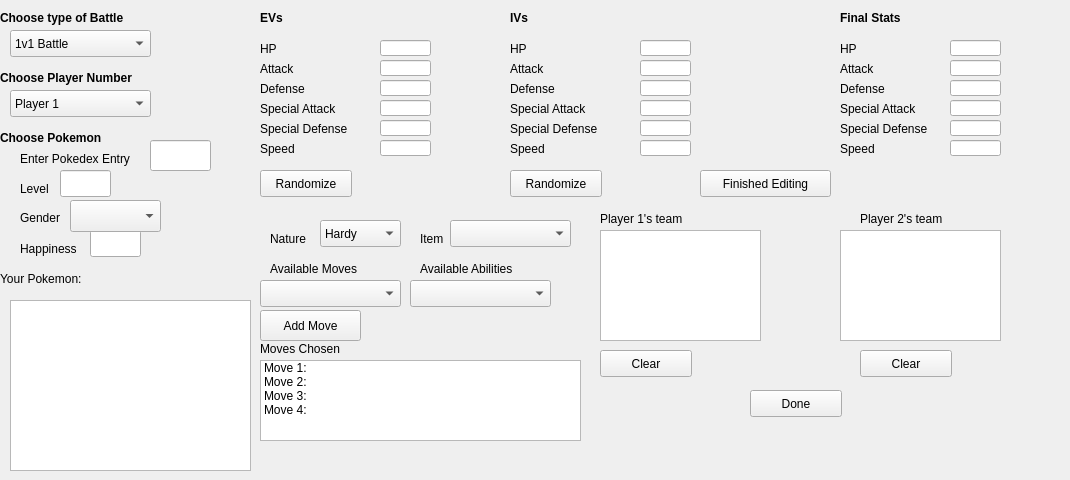
    <widget class="QWidget" name="tab_2">
     <attribute name="title">
      <string>Tab 2</string>
     </attribute>
     <widget class="QLabel" name="label_4">
      <property name="geometry">
       <rect>
        <x>0</x>
        <y>10</y>
        <width>201</width>
        <height>17</height>
       </rect>
      </property>
      <property name="text">
       <string>&lt;html&gt;&lt;head/&gt;&lt;body&gt;&lt;p&gt;&lt;span style=&quot; font-weight:600;&quot;&gt;Choose type of Battle&lt;/span&gt;&lt;/p&gt;&lt;/body&gt;&lt;/html&gt;</string>
      </property>
     </widget>
     <widget class="QComboBox" name="comboBattleType">
      <property name="geometry">
       <rect>
        <x>10</x>
        <y>30</y>
        <width>141</width>
        <height>27</height>
       </rect>
      </property>
      <item>
       <property name="text">
        <string>1v1 Battle</string>
       </property>
      </item>
      <item>
       <property name="text">
        <string>3v3 Battle</string>
       </property>
      </item>
      <item>
       <property name="text">
        <string>6v6 Battle</string>
       </property>
      </item>
     </widget>
     <widget class="QLabel" name="label_5">
      <property name="geometry">
       <rect>
        <x>0</x>
        <y>130</y>
        <width>201</width>
        <height>17</height>
       </rect>
      </property>
      <property name="text">
       <string>&lt;html&gt;&lt;head/&gt;&lt;body&gt;&lt;p&gt;&lt;span style=&quot; font-weight:600;&quot;&gt;Choose Pokemon&lt;/span&gt;&lt;/p&gt;&lt;/body&gt;&lt;/html&gt;</string>
      </property>
     </widget>
     <widget class="QLabel" name="label_6">
      <property name="geometry">
       <rect>
        <x>260</x>
        <y>10</y>
        <width>31</width>
        <height>17</height>
       </rect>
      </property>
      <property name="text">
       <string>&lt;html&gt;&lt;head/&gt;&lt;body&gt;&lt;p&gt;&lt;span style=&quot; font-weight:600;&quot;&gt;EVs&lt;/span&gt;&lt;/p&gt;&lt;/body&gt;&lt;/html&gt;</string>
      </property>
     </widget>
     <widget class="QLineEdit" name="txtPokedexEntry">
      <property name="geometry">
       <rect>
        <x>150</x>
        <y>140</y>
        <width>61</width>
        <height>31</height>
       </rect>
      </property>
     </widget>
     <widget class="QLabel" name="label_7">
      <property name="geometry">
       <rect>
        <x>0</x>
        <y>270</y>
        <width>201</width>
        <height>17</height>
       </rect>
      </property>
      <property name="text">
       <string>Your Pokemon:</string>
      </property>
     </widget>
     <widget class="QGraphicsView" name="viewCurrentPokemon">
      <property name="geometry">
       <rect>
        <x>10</x>
        <y>300</y>
        <width>241</width>
        <height>171</height>
       </rect>
      </property>
     </widget>
     <widget class="QComboBox" name="comboAvailableMoves">
      <property name="geometry">
       <rect>
        <x>260</x>
        <y>280</y>
        <width>141</width>
        <height>27</height>
       </rect>
      </property>
     </widget>
     <widget class="QLabel" name="label_8">
      <property name="geometry">
       <rect>
        <x>270</x>
        <y>260</y>
        <width>101</width>
        <height>17</height>
       </rect>
      </property>
      <property name="text">
       <string>Available Moves</string>
      </property>
     </widget>
     <widget class="QListWidget" name="listChosenMoves">
      <property name="geometry">
       <rect>
        <x>260</x>
        <y>360</y>
        <width>321</width>
        <height>81</height>
       </rect>
      </property>
      <item>
       <property name="text">
        <string>Move 1:</string>
       </property>
      </item>
      <item>
       <property name="text">
        <string>Move 2:</string>
       </property>
      </item>
      <item>
       <property name="text">
        <string>Move 3:</string>
       </property>
      </item>
      <item>
       <property name="text">
        <string>Move 4:</string>
       </property>
      </item>
     </widget>
     <widget class="QLabel" name="label_9">
      <property name="geometry">
       <rect>
        <x>260</x>
        <y>340</y>
        <width>201</width>
        <height>17</height>
       </rect>
      </property>
      <property name="text">
       <string>Moves Chosen</string>
      </property>
     </widget>
     <widget class="QLineEdit" name="txtChosenLevel">
      <property name="geometry">
       <rect>
        <x>60</x>
        <y>170</y>
        <width>51</width>
        <height>27</height>
       </rect>
      </property>
     </widget>
     <widget class="QLabel" name="label_11">
      <property name="geometry">
       <rect>
        <x>20</x>
        <y>180</y>
        <width>41</width>
        <height>17</height>
       </rect>
      </property>
      <property name="text">
       <string>Level</string>
      </property>
     </widget>
     <widget class="QLabel" name="label_10">
      <property name="geometry">
       <rect>
        <x>260</x>
        <y>40</y>
        <width>31</width>
        <height>17</height>
       </rect>
      </property>
      <property name="text">
       <string>HP</string>
      </property>
     </widget>
     <widget class="QLabel" name="label_12">
      <property name="geometry">
       <rect>
        <x>260</x>
        <y>60</y>
        <width>41</width>
        <height>17</height>
       </rect>
      </property>
      <property name="text">
       <string>Attack</string>
      </property>
     </widget>
     <widget class="QLabel" name="label_13">
      <property name="geometry">
       <rect>
        <x>260</x>
        <y>80</y>
        <width>61</width>
        <height>17</height>
       </rect>
      </property>
      <property name="text">
       <string>Defense</string>
      </property>
     </widget>
     <widget class="QLabel" name="label_14">
      <property name="geometry">
       <rect>
        <x>260</x>
        <y>100</y>
        <width>101</width>
        <height>17</height>
       </rect>
      </property>
      <property name="text">
       <string>Special Attack</string>
      </property>
     </widget>
     <widget class="QLabel" name="label_15">
      <property name="geometry">
       <rect>
        <x>260</x>
        <y>120</y>
        <width>111</width>
        <height>17</height>
       </rect>
      </property>
      <property name="text">
       <string>Special Defense</string>
      </property>
     </widget>
     <widget class="QLabel" name="label_16">
      <property name="geometry">
       <rect>
        <x>260</x>
        <y>140</y>
        <width>41</width>
        <height>17</height>
       </rect>
      </property>
      <property name="text">
       <string>Speed</string>
      </property>
     </widget>
     <widget class="QLineEdit" name="txtEV_HP">
      <property name="geometry">
       <rect>
        <x>380</x>
        <y>40</y>
        <width>51</width>
        <height>16</height>
       </rect>
      </property>
     </widget>
     <widget class="QLineEdit" name="txtEV_Attack">
      <property name="geometry">
       <rect>
        <x>380</x>
        <y>60</y>
        <width>51</width>
        <height>16</height>
       </rect>
      </property>
     </widget>
     <widget class="QLineEdit" name="txtEV_Defense">
      <property name="geometry">
       <rect>
        <x>380</x>
        <y>80</y>
        <width>51</width>
        <height>16</height>
       </rect>
      </property>
     </widget>
     <widget class="QLineEdit" name="txtEV_SpAttack">
      <property name="geometry">
       <rect>
        <x>380</x>
        <y>100</y>
        <width>51</width>
        <height>16</height>
       </rect>
      </property>
     </widget>
     <widget class="QLineEdit" name="txtEV_SpDefense">
      <property name="geometry">
       <rect>
        <x>380</x>
        <y>120</y>
        <width>51</width>
        <height>16</height>
       </rect>
      </property>
     </widget>
     <widget class="QLineEdit" name="txtEV_Speed">
      <property name="geometry">
       <rect>
        <x>380</x>
        <y>140</y>
        <width>51</width>
        <height>16</height>
       </rect>
      </property>
     </widget>
     <widget class="QLabel" name="label_65">
      <property name="geometry">
       <rect>
        <x>510</x>
        <y>10</y>
        <width>31</width>
        <height>17</height>
       </rect>
      </property>
      <property name="text">
       <string>&lt;html&gt;&lt;head/&gt;&lt;body&gt;&lt;p&gt;&lt;span style=&quot; font-weight:600;&quot;&gt;IVs&lt;/span&gt;&lt;/p&gt;&lt;/body&gt;&lt;/html&gt;</string>
      </property>
     </widget>
     <widget class="QLabel" name="label_100">
      <property name="geometry">
       <rect>
        <x>510</x>
        <y>40</y>
        <width>31</width>
        <height>17</height>
       </rect>
      </property>
      <property name="text">
       <string>HP</string>
      </property>
     </widget>
     <widget class="QLineEdit" name="txtIV_HP">
      <property name="geometry">
       <rect>
        <x>640</x>
        <y>40</y>
        <width>51</width>
        <height>16</height>
       </rect>
      </property>
     </widget>
     <widget class="QLabel" name="label_101">
      <property name="geometry">
       <rect>
        <x>510</x>
        <y>60</y>
        <width>41</width>
        <height>17</height>
       </rect>
      </property>
      <property name="text">
       <string>Attack</string>
      </property>
     </widget>
     <widget class="QLineEdit" name="txtIV_Attack">
      <property name="geometry">
       <rect>
        <x>640</x>
        <y>60</y>
        <width>51</width>
        <height>16</height>
       </rect>
      </property>
     </widget>
     <widget class="QLabel" name="label_102">
      <property name="geometry">
       <rect>
        <x>510</x>
        <y>80</y>
        <width>61</width>
        <height>17</height>
       </rect>
      </property>
      <property name="text">
       <string>Defense</string>
      </property>
     </widget>
     <widget class="QLineEdit" name="txtIV_Defense">
      <property name="geometry">
       <rect>
        <x>640</x>
        <y>80</y>
        <width>51</width>
        <height>16</height>
       </rect>
      </property>
     </widget>
     <widget class="QLabel" name="label_103">
      <property name="geometry">
       <rect>
        <x>510</x>
        <y>100</y>
        <width>101</width>
        <height>17</height>
       </rect>
      </property>
      <property name="text">
       <string>Special Attack</string>
      </property>
     </widget>
     <widget class="QLineEdit" name="txtIV_SpAttack">
      <property name="geometry">
       <rect>
        <x>640</x>
        <y>100</y>
        <width>51</width>
        <height>16</height>
       </rect>
      </property>
     </widget>
     <widget class="QLabel" name="label_104">
      <property name="geometry">
       <rect>
        <x>510</x>
        <y>120</y>
        <width>111</width>
        <height>17</height>
       </rect>
      </property>
      <property name="text">
       <string>Special Defense</string>
      </property>
     </widget>
     <widget class="QLineEdit" name="txtIV_SpDefense">
      <property name="geometry">
       <rect>
        <x>640</x>
        <y>120</y>
        <width>51</width>
        <height>16</height>
       </rect>
      </property>
     </widget>
     <widget class="QLabel" name="label_127">
      <property name="geometry">
       <rect>
        <x>510</x>
        <y>140</y>
        <width>41</width>
        <height>17</height>
       </rect>
      </property>
      <property name="text">
       <string>Speed</string>
      </property>
     </widget>
     <widget class="QLineEdit" name="txtIV_Speed">
      <property name="geometry">
       <rect>
        <x>640</x>
        <y>140</y>
        <width>51</width>
        <height>16</height>
       </rect>
      </property>
     </widget>
     <widget class="QPushButton" name="pushRandomizeEVs">
      <property name="geometry">
       <rect>
        <x>260</x>
        <y>170</y>
        <width>92</width>
        <height>27</height>
       </rect>
      </property>
      <property name="text">
       <string>Randomize</string>
      </property>
     </widget>
     <widget class="QPushButton" name="pushRandomizeIVs">
      <property name="geometry">
       <rect>
        <x>510</x>
        <y>170</y>
        <width>92</width>
        <height>27</height>
       </rect>
      </property>
      <property name="text">
       <string>Randomize</string>
      </property>
     </widget>
     <widget class="QLabel" name="label_128">
      <property name="geometry">
       <rect>
        <x>20</x>
        <y>150</y>
        <width>131</width>
        <height>17</height>
       </rect>
      </property>
      <property name="text">
       <string>Enter Pokedex Entry</string>
      </property>
     </widget>
     <widget class="QLabel" name="label_129">
      <property name="geometry">
       <rect>
        <x>840</x>
        <y>10</y>
        <width>131</width>
        <height>17</height>
       </rect>
      </property>
      <property name="text">
       <string>&lt;html&gt;&lt;head/&gt;&lt;body&gt;&lt;p&gt;&lt;span style=&quot; font-weight:600;&quot;&gt;Final Stats&lt;/span&gt;&lt;/p&gt;&lt;/body&gt;&lt;/html&gt;</string>
      </property>
     </widget>
     <widget class="QLabel" name="label_155">
      <property name="geometry">
       <rect>
        <x>840</x>
        <y>40</y>
        <width>31</width>
        <height>17</height>
       </rect>
      </property>
      <property name="text">
       <string>HP</string>
      </property>
     </widget>
     <widget class="QLineEdit" name="txtFinal_HP">
      <property name="geometry">
       <rect>
        <x>950</x>
        <y>40</y>
        <width>51</width>
        <height>16</height>
       </rect>
      </property>
     </widget>
     <widget class="QLabel" name="label_182">
      <property name="geometry">
       <rect>
        <x>840</x>
        <y>60</y>
        <width>41</width>
        <height>17</height>
       </rect>
      </property>
      <property name="text">
       <string>Attack</string>
      </property>
     </widget>
     <widget class="QLineEdit" name="txtFinal_Attack">
      <property name="geometry">
       <rect>
        <x>950</x>
        <y>60</y>
        <width>51</width>
        <height>16</height>
       </rect>
      </property>
     </widget>
     <widget class="QLabel" name="label_183">
      <property name="geometry">
       <rect>
        <x>840</x>
        <y>80</y>
        <width>61</width>
        <height>17</height>
       </rect>
      </property>
      <property name="text">
       <string>Defense</string>
      </property>
     </widget>
     <widget class="QLineEdit" name="txtFinal_Defense">
      <property name="geometry">
       <rect>
        <x>950</x>
        <y>80</y>
        <width>51</width>
        <height>16</height>
       </rect>
      </property>
     </widget>
     <widget class="QLabel" name="label_184">
      <property name="geometry">
       <rect>
        <x>840</x>
        <y>100</y>
        <width>101</width>
        <height>17</height>
       </rect>
      </property>
      <property name="text">
       <string>Special Attack</string>
      </property>
     </widget>
     <widget class="QLineEdit" name="txtFinal_SpAttack">
      <property name="geometry">
       <rect>
        <x>950</x>
        <y>100</y>
        <width>51</width>
        <height>16</height>
       </rect>
      </property>
     </widget>
     <widget class="QLabel" name="label_185">
      <property name="geometry">
       <rect>
        <x>840</x>
        <y>120</y>
        <width>111</width>
        <height>17</height>
       </rect>
      </property>
      <property name="text">
       <string>Special Defense</string>
      </property>
     </widget>
     <widget class="QLineEdit" name="txtFinal_SpDefense">
      <property name="geometry">
       <rect>
        <x>950</x>
        <y>120</y>
        <width>51</width>
        <height>16</height>
       </rect>
      </property>
     </widget>
     <widget class="QLabel" name="label_186">
      <property name="geometry">
       <rect>
        <x>840</x>
        <y>140</y>
        <width>41</width>
        <height>17</height>
       </rect>
      </property>
      <property name="text">
       <string>Speed</string>
      </property>
     </widget>
     <widget class="QLineEdit" name="txtFinal_Speed">
      <property name="geometry">
       <rect>
        <x>950</x>
        <y>140</y>
        <width>51</width>
        <height>16</height>
       </rect>
      </property>
     </widget>
     <widget class="QLabel" name="label_187">
      <property name="geometry">
       <rect>
        <x>600</x>
        <y>210</y>
        <width>201</width>
        <height>17</height>
       </rect>
      </property>
      <property name="text">
       <string>Player 1's team</string>
      </property>
     </widget>
     <widget class="QLabel" name="label_188">
      <property name="geometry">
       <rect>
        <x>860</x>
        <y>210</y>
        <width>201</width>
        <height>17</height>
       </rect>
      </property>
      <property name="text">
       <string>Player 2's team</string>
      </property>
     </widget>
     <widget class="QPushButton" name="pushClearP1">
      <property name="geometry">
       <rect>
        <x>600</x>
        <y>350</y>
        <width>92</width>
        <height>27</height>
       </rect>
      </property>
      <property name="text">
       <string>Clear</string>
      </property>
     </widget>
     <widget class="QPushButton" name="pushClearP2">
      <property name="geometry">
       <rect>
        <x>860</x>
        <y>350</y>
        <width>92</width>
        <height>27</height>
       </rect>
      </property>
      <property name="text">
       <string>Clear</string>
      </property>
     </widget>
     <widget class="QPushButton" name="pushDone">
      <property name="geometry">
       <rect>
        <x>750</x>
        <y>390</y>
        <width>92</width>
        <height>27</height>
       </rect>
      </property>
      <property name="text">
       <string>Done</string>
      </property>
     </widget>
     <widget class="QLabel" name="label_189">
      <property name="geometry">
       <rect>
        <x>0</x>
        <y>70</y>
        <width>211</width>
        <height>17</height>
       </rect>
      </property>
      <property name="text">
       <string>&lt;html&gt;&lt;head/&gt;&lt;body&gt;&lt;p&gt;&lt;span style=&quot; font-weight:600;&quot;&gt;Choose Player Number&lt;/span&gt;&lt;/p&gt;&lt;/body&gt;&lt;/html&gt;</string>
      </property>
     </widget>
     <widget class="QComboBox" name="comboPlayerNumber">
      <property name="geometry">
       <rect>
        <x>10</x>
        <y>90</y>
        <width>141</width>
        <height>27</height>
       </rect>
      </property>
      <item>
       <property name="text">
        <string>Player 1</string>
       </property>
      </item>
      <item>
       <property name="text">
        <string>Player 2</string>
       </property>
      </item>
      <item>
       <property name="text">
        <string>CPU</string>
       </property>
      </item>
     </widget>
     <widget class="QLabel" name="label_234">
      <property name="geometry">
       <rect>
        <x>420</x>
        <y>260</y>
        <width>121</width>
        <height>17</height>
       </rect>
      </property>
      <property name="text">
       <string>Available Abilities</string>
      </property>
     </widget>
     <widget class="QComboBox" name="comboAvailableAbilities">
      <property name="geometry">
       <rect>
        <x>410</x>
        <y>280</y>
        <width>141</width>
        <height>27</height>
       </rect>
      </property>
     </widget>
     <widget class="QLabel" name="label_235">
      <property name="geometry">
       <rect>
        <x>270</x>
        <y>230</y>
        <width>51</width>
        <height>17</height>
       </rect>
      </property>
      <property name="text">
       <string>Nature</string>
      </property>
     </widget>
     <widget class="QComboBox" name="comboNatures">
      <property name="geometry">
       <rect>
        <x>320</x>
        <y>220</y>
        <width>81</width>
        <height>27</height>
       </rect>
      </property>
      <item>
       <property name="text">
        <string>Hardy</string>
       </property>
      </item>
      <item>
       <property name="text">
        <string>Bold</string>
       </property>
      </item>
      <item>
       <property name="text">
        <string>Modest</string>
       </property>
      </item>
      <item>
       <property name="text">
        <string>Calm</string>
       </property>
      </item>
      <item>
       <property name="text">
        <string>Timid</string>
       </property>
      </item>
      <item>
       <property name="text">
        <string>Lonely</string>
       </property>
      </item>
      <item>
       <property name="text">
        <string>Docile</string>
       </property>
      </item>
      <item>
       <property name="text">
        <string>Mild</string>
       </property>
      </item>
      <item>
       <property name="text">
        <string>Gentle</string>
       </property>
      </item>
      <item>
       <property name="text">
        <string>Hasty</string>
       </property>
      </item>
      <item>
       <property name="text">
        <string>Adamant</string>
       </property>
      </item>
      <item>
       <property name="text">
        <string>Impish </string>
       </property>
      </item>
      <item>
       <property name="text">
        <string>Bashful</string>
       </property>
      </item>
      <item>
       <property name="text">
        <string>Careful</string>
       </property>
      </item>
      <item>
       <property name="text">
        <string>Rash</string>
       </property>
      </item>
      <item>
       <property name="text">
        <string>Jolly</string>
       </property>
      </item>
      <item>
       <property name="text">
        <string>Naughty</string>
       </property>
      </item>
      <item>
       <property name="text">
        <string>Lax</string>
       </property>
      </item>
      <item>
       <property name="text">
        <string>Quirky</string>
       </property>
      </item>
      <item>
       <property name="text">
        <string>Naive</string>
       </property>
      </item>
      <item>
       <property name="text">
        <string>Brave</string>
       </property>
      </item>
      <item>
       <property name="text">
        <string>Relaxed</string>
       </property>
      </item>
      <item>
       <property name="text">
        <string>Quiet</string>
       </property>
      </item>
      <item>
       <property name="text">
        <string>Sassy</string>
       </property>
      </item>
      <item>
       <property name="text">
        <string>Serious</string>
       </property>
      </item>
     </widget>
     <widget class="QLabel" name="labelLevelCheck">
      <property name="geometry">
       <rect>
        <x>110</x>
        <y>230</y>
        <width>131</width>
        <height>20</height>
       </rect>
      </property>
      <property name="text">
       <string/>
      </property>
     </widget>
     <widget class="QLabel" name="labelEntryCheck">
      <property name="geometry">
       <rect>
        <x>130</x>
        <y>250</y>
        <width>131</width>
        <height>20</height>
       </rect>
      </property>
      <property name="text">
       <string/>
      </property>
     </widget>
     <widget class="QLabel" name="labelEVCheck">
      <property name="geometry">
       <rect>
        <x>300</x>
        <y>10</y>
        <width>131</width>
        <height>20</height>
       </rect>
      </property>
      <property name="text">
       <string/>
      </property>
     </widget>
     <widget class="QLabel" name="labelIVCheck">
      <property name="geometry">
       <rect>
        <x>560</x>
        <y>10</y>
        <width>131</width>
        <height>20</height>
       </rect>
      </property>
      <property name="text">
       <string/>
      </property>
     </widget>
     <widget class="QPushButton" name="pushFinished">
      <property name="geometry">
       <rect>
        <x>700</x>
        <y>170</y>
        <width>131</width>
        <height>27</height>
       </rect>
      </property>
      <property name="text">
       <string>Finished Editing</string>
      </property>
     </widget>
     <widget class="QLabel" name="labelCheckFinalized">
      <property name="geometry">
       <rect>
        <x>700</x>
        <y>150</y>
        <width>131</width>
        <height>17</height>
       </rect>
      </property>
      <property name="text">
       <string/>
      </property>
     </widget>
     <widget class="QListWidget" name="listCurr_p1Team">
      <property name="geometry">
       <rect>
        <x>600</x>
        <y>230</y>
        <width>161</width>
        <height>111</height>
       </rect>
      </property>
     </widget>
     <widget class="QListWidget" name="listCurr_p2Team">
      <property name="geometry">
       <rect>
        <x>840</x>
        <y>230</y>
        <width>161</width>
        <height>111</height>
       </rect>
      </property>
     </widget>
     <widget class="QLabel" name="labelChk_Play">
      <property name="geometry">
       <rect>
        <x>730</x>
        <y>360</y>
        <width>121</width>
        <height>17</height>
       </rect>
      </property>
      <property name="text">
       <string/>
      </property>
     </widget>
     <widget class="QLabel" name="label_239">
      <property name="geometry">
       <rect>
        <x>420</x>
        <y>230</y>
        <width>51</width>
        <height>17</height>
       </rect>
      </property>
      <property name="text">
       <string>Item</string>
      </property>
     </widget>
     <widget class="QPushButton" name="pushAddMove">
      <property name="geometry">
       <rect>
        <x>260</x>
        <y>310</y>
        <width>101</width>
        <height>31</height>
       </rect>
      </property>
      <property name="text">
       <string>Add Move</string>
      </property>
     </widget>
     <widget class="QLineEdit" name="txtHappinessVal">
      <property name="geometry">
       <rect>
        <x>90</x>
        <y>230</y>
        <width>51</width>
        <height>27</height>
       </rect>
      </property>
     </widget>
     <widget class="QLabel" name="label_17">
      <property name="geometry">
       <rect>
        <x>20</x>
        <y>240</y>
        <width>71</width>
        <height>17</height>
       </rect>
      </property>
      <property name="text">
       <string>Happiness</string>
      </property>
     </widget>
     <widget class="QLabel" name="label_18">
      <property name="geometry">
       <rect>
        <x>20</x>
        <y>210</y>
        <width>51</width>
        <height>16</height>
       </rect>
      </property>
      <property name="text">
       <string>Gender</string>
      </property>
     </widget>
     <widget class="QComboBox" name="comboGenders">
      <property name="geometry">
       <rect>
        <x>70</x>
        <y>200</y>
        <width>91</width>
        <height>32</height>
       </rect>
      </property>
     </widget>
     <widget class="QComboBox" name="comboItems">
      <property name="geometry">
       <rect>
        <x>450</x>
        <y>220</y>
        <width>121</width>
        <height>27</height>
       </rect>
      </property>
     </widget>
    </widget>
